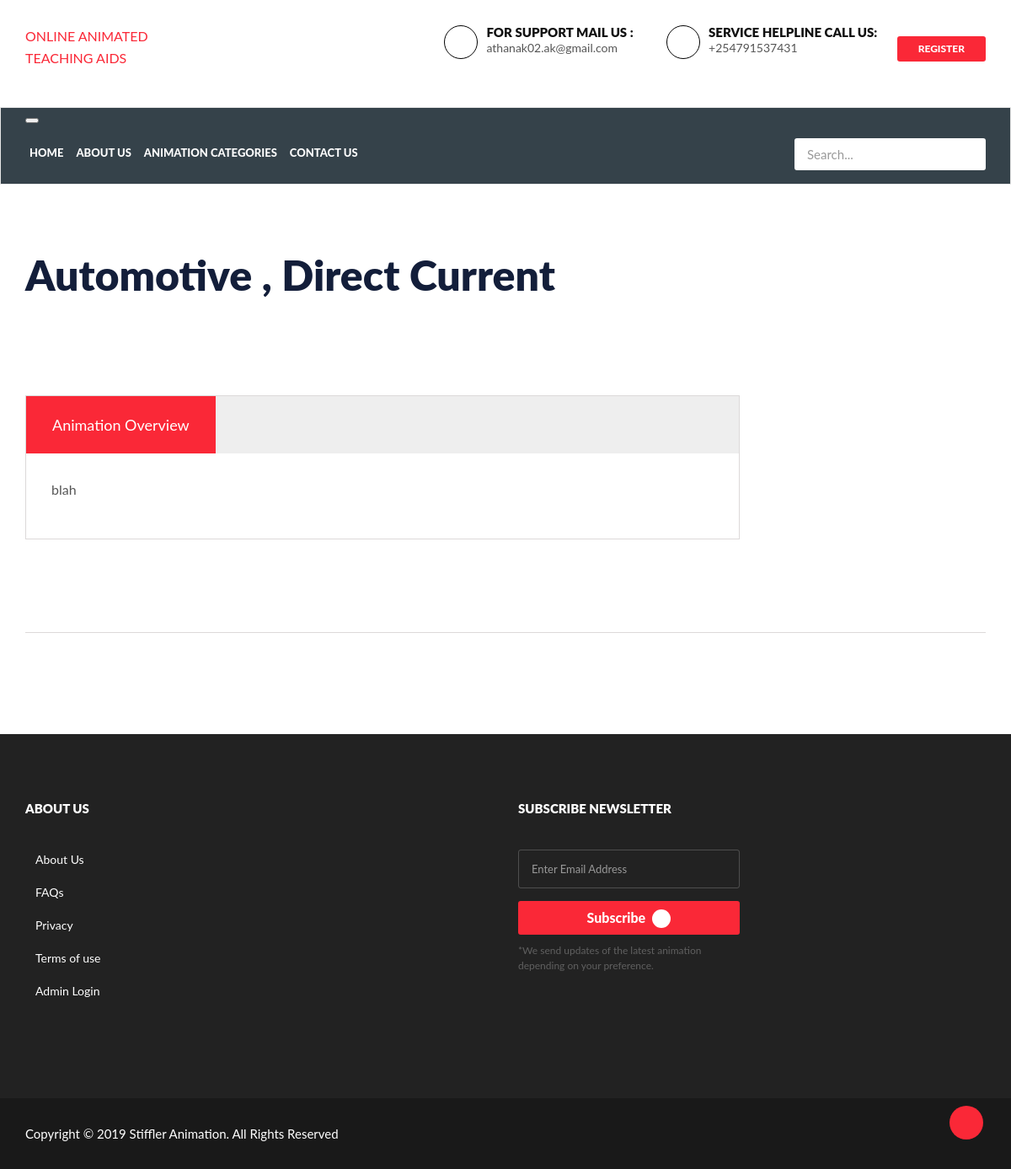
Page /animation-details.php?aid=8 on the committed database.
### tables this page shows
CREATE TABLE `tblanimations` (
  `id` int(11) NOT NULL,
  `AnimationsTitle` varchar(150) DEFAULT NULL,
  `AnimationsCategory` int(11) DEFAULT NULL,
  `AnimationsOverview` longtext,
  `Vimage1` varchar(120) DEFAULT NULL,
  `Vimage2` varchar(120) DEFAULT NULL,
  `Vimage3` varchar(120) DEFAULT NULL,
  `Vimage4` varchar(120) DEFAULT NULL,
  `Vimage5` varchar(120) DEFAULT NULL,
  `RenderingDate` timestamp NOT NULL DEFAULT CURRENT_TIMESTAMP,
  `UpdationDate` timestamp NULL DEFAULT NULL ON UPDATE CURRENT_TIMESTAMP
);

CREATE TABLE `tblcategories` (
  `id` int(11) NOT NULL,
  `CategoryName` varchar(120) NOT NULL,
  `CreationDate` timestamp NULL DEFAULT CURRENT_TIMESTAMP,
  `UpdationDate` timestamp NULL DEFAULT NULL ON UPDATE CURRENT_TIMESTAMP
);

### animation-details.php (the view, shortened to what this page needs)
<?php
include('include/database.php');
?>
<!DOCTYPE HTML>
<html lang="en">
<head>
   <link rel="stylesheet" href="assets/bootstrap.min.css" type="text/css">
<link rel="stylesheet" href="assets/slick.css" type="text/css">
<link rel="stylesheet" href="assets/owl.carousel.css" type="text/css">
<link rel="stylesheet" href="assets/owl.transitions.css" type="text/css">
<link href="assets/bootstrap-slider.min.css" rel="stylesheet">
<link href="assets/font-awesome.min.css" rel="stylesheet">
   <link rel="stylesheet" href="https://stackpath.bootstrapcdn.com/bootstrap/3.4.1/css/bootstrap.min.css">
	<link rel="stylesheet" href="https://maxcdn.bootstrap/3.2.1/css/bootstrap.theme.mini.css">
	<link rel="stylesheet"  href="assets/master.css">
</head>
<body>
<?php include('include/header.php');?>
<?php
$aid=intval($_GET['aid']);
$sql = "SELECT tblanimations.*,tblcategories.CategoryName,tblcategories.id as cid  from tblanimations join tblcategories on tblcategories.id=tblanimations.AnimationsCategory where tblanimations.id=:aid";
$query = $conn -> prepare($sql);
$query->bindParam(':aid',$aid, PDO::PARAM_STR);
$query->execute();
$results=$query->fetchAll(PDO::FETCH_OBJ);
if($query->rowCount() > 0)
{
foreach($results as $result)
{
?>
<section class="listing-detail">
  <div class="container">
    <div class="listing_detail_head row">
      <div class="col-md-9">
        <h2><?php echo htmlentities($result->CategoryName);?> , <?php echo htmlentities($result->AnimationsTitle);?></h2>
      </div>
      <div class="col-md-3">
      </div>
    </div>
    <div class="row">
      <div class="col-md-9">
        <div class="listing_more_info">
          <div class="listing_detail_wrap">
            <ul class="nav nav-tabs gray-bg" role="tablist">
              <li role="presentation" class="active"><a href="#animation-overview " aria-controls="animation-overview" role="tab" data-toggle="tab">Animation Overview </a></li>
            </ul>
            <div class="tab-content">
              <div role="tabpanel" class="tab-pane active" id="animation-overview">
                <p><?php echo htmlentities($result->AnimationsOverview);?></p>
              </div>
            </div>
          </div>
        </div>
<?php }} ?>
      </div>
    </div>
    <div class="space-20"></div>
    <div class="divider"></div>
  </div>
</section>
<?php include('include/footer.php');?>
<div id="back-top" class="back-top"> <a href="#top"><i class="fa fa-angle-up" aria-hidden="true"></i> </a> </div>
</body>
</html>

### rows in the picture
tblanimations: tblcategories.CategoryName "Automotive", AnimationsTitle "Direct Current", AnimationsOverview "blah"
